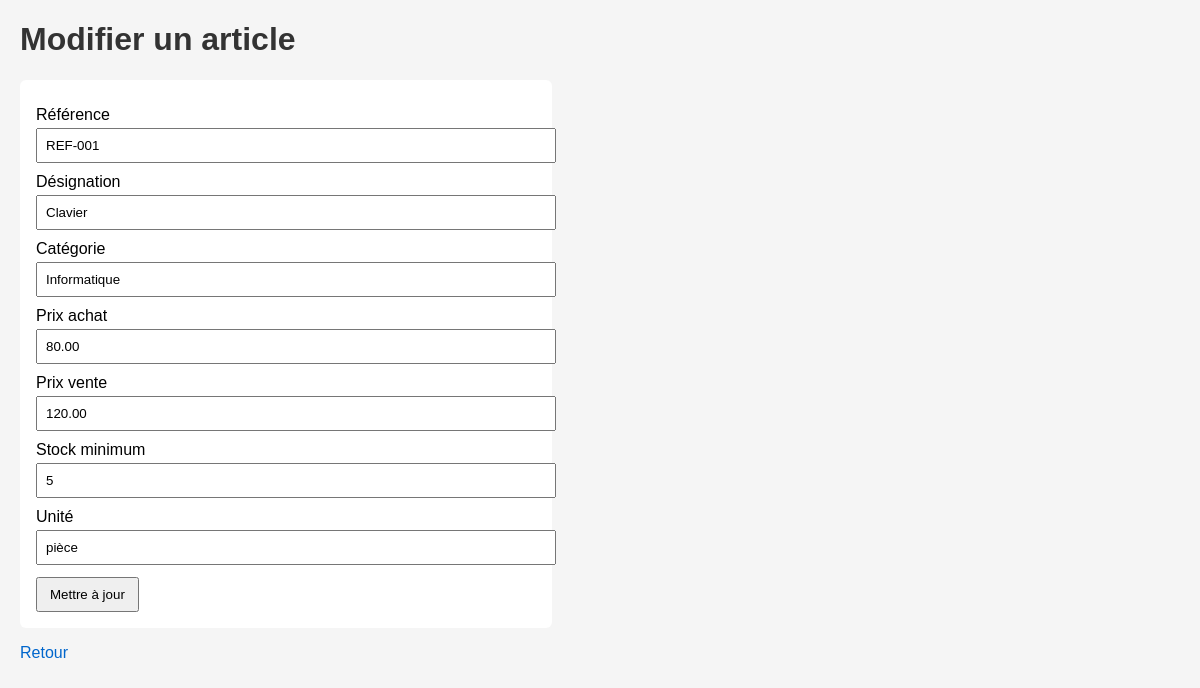
Screenshot of /items/item_edit.php?id=1 (signed in) with the database file from the repository.
### tables this page shows
CREATE TABLE items (
    id INT AUTO_INCREMENT PRIMARY KEY,
    reference VARCHAR(100) NOT NULL,
    designation VARCHAR(150) NOT NULL,
    category VARCHAR(150) NOT NULL,
    purchase_price DECIMAL(10,2) NOT NULL,
    sale_price DECIMAL(10,2) NOT NULL,
    min_stock INT NOT NULL,
    unit VARCHAR(50) NOT NULL
);

### items/item_edit.php (the view, shortened to what this page needs)
<?php
require_once __DIR__ . '/../auth/check_auth.php';
$id = mysqli_real_escape_string($conn, $_GET['id'] ?? '');
$sql = "SELECT * FROM items WHERE id = '$id'";
$result = mysqli_query($conn, $sql);
$item = mysqli_fetch_assoc($result);
?>
<!DOCTYPE html>
<html lang="fr">
<head>
    <link rel="stylesheet" href="/workspace/tstprj/assets/style.css">
</head>
<body>
    <h1>Modifier un article</h1>
    <?php if ($item): ?>
        <form method="POST" action="">
            <label>Référence</label>
            <input type="text" name="reference" value="<?php echo htmlspecialchars($item['reference']); ?>" required>
            <label>Désignation</label>
            <input type="text" name="designation" value="<?php echo htmlspecialchars($item['designation']); ?>" required>
            <label>Catégorie</label>
            <input type="text" name="category" value="<?php echo htmlspecialchars($item['category']); ?>" required>
            <label>Prix achat</label>
            <input type="number" step="0.01" name="purchase_price" value="<?php echo htmlspecialchars($item['purchase_price']); ?>" required>
            <label>Prix vente</label>
            <input type="number" step="0.01" name="sale_price" value="<?php echo htmlspecialchars($item['sale_price']); ?>" required>
            <label>Stock minimum</label>
            <input type="number" name="min_stock" value="<?php echo htmlspecialchars($item['min_stock']); ?>" required>
            <label>Unité</label>
            <input type="text" name="unit" value="<?php echo htmlspecialchars($item['unit']); ?>" required>
            <button type="submit">Mettre à jour</button>
        </form>
    <?php else: ?>
        <p class="error">Article introuvable.</p>
    <?php endif; ?>
    <p><a href="/workspace/tstprj/items/item_list.php">Retour</a></p>
</body>
</html>

### assets/style.css (style rules this page uses)
body { font-family: Arial, sans-serif; margin: 20px; background-color: #f5f5f5; }
h1 { color: #333; }
a { color: #0066cc; text-decoration: none; }
form { background: #fff; padding: 16px; border-radius: 6px; max-width: 500px; }
label { display: block; margin-top: 10px; }
input, select { width: 100%; padding: 8px; margin-top: 4px; }
button { margin-top: 12px; padding: 8px 12px; }

### rows the page displays
items: reference "REF-001", designation "Clavier", category "Informatique", purchase_price "80.00", sale_price "120.00", min_stock "5", unit "pièce"
